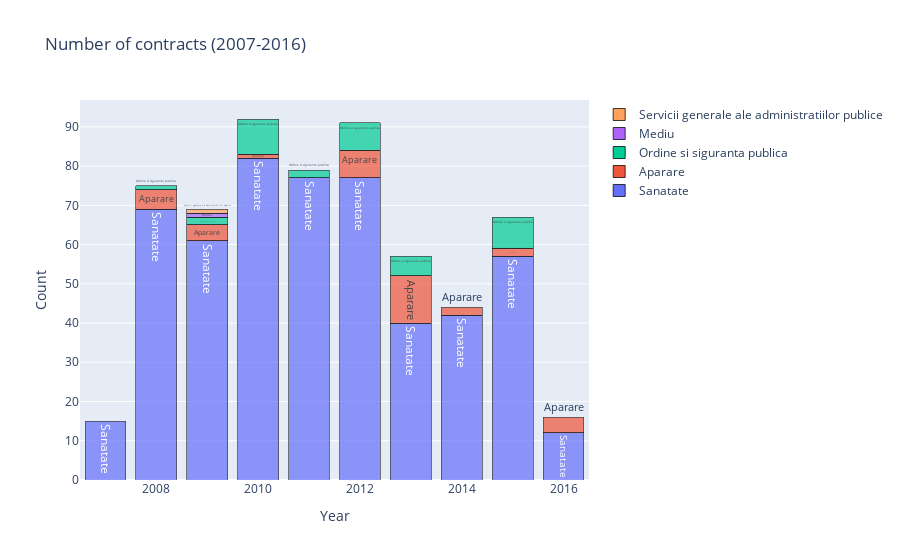

The code cell stored with this chart in its notebook:
### Markdown cell above
Best year in terms of total amount of contracts was 2015, where income exceeded 45 Million RON.

### Code cell
plot_time_variation(agg2_data_df, 'Count', 'Activity Type', 4, "Number of contracts (2007-2016)")

### Figure 1 — Plotly figure (JSON) as saved in the notebook; plotly's stock layout.template omitted (floating-point values rounded to 4 significant figures)
{"data": [{"marker": {"line": {"color": "black", "width": 0.75}, "opacity": 0.7}, "name": "Sanatate", "text": ["Sanatate", "Sanatate", "Sanatate", "Sanatate", "Sanatate", "Sanatate", "Sanatate", "Sanatate", "Sanatate", "Sanatate"], "type": "bar", "x": [2007, 2008, 2009, 2010, 2011, 2012, 2013, 2014, 2015, 2016], "y": [15, 69, 61, 82, 77, 77, 40, 42, 57, 12]}, {"marker": {"line": {"color": "black", "width": 0.75}, "opacity": 0.7}, "name": "Aparare", "text": ["Aparare", "Aparare", "Aparare", "Aparare", "Aparare", "Aparare", "Aparare", "Aparare"], "type": "bar", "x": [2008, 2009, 2010, 2012, 2013, 2014, 2015, 2016], "y": [5, 4, 1, 7, 12, 2, 2, 4]}, {"marker": {"line": {"color": "black", "width": 0.75}, "opacity": 0.7}, "name": "Ordine si siguranta publica", "text": ["Ordine si siguranta publica", "Ordine si siguranta publica", "Ordine si siguranta publica", "Ordine si siguranta publica", "Ordine si siguranta publica", "Ordine si siguranta publica", "Ordine si siguranta publica"], "type": "bar", "x": [2008, 2009, 2010, 2011, 2012, 2013, 2015], "y": [1, 2, 9, 2, 7, 5, 8]}, {"marker": {"line": {"color": "black", "width": 0.75}, "opacity": 0.7}, "name": "Mediu", "text": ["Mediu"], "type": "bar", "x": [2009], "y": [1]}, {"marker": {"line": {"color": "black", "width": 0.75}, "opacity": 0.7}, "name": "Servicii generale ale administratiilor publice", "text": ["Servicii generale ale administratiilor publice"], "type": "bar", "x": [2009], "y": [1]}], "layout": {"barmode": "stack", "hovermode": "closest", "title": {"text": "Number of contracts (2007-2016)"}, "xaxis": {"showticklabels": true, "title": {"text": "Year"}}, "yaxis": {"title": {"text": "Count"}}}}
